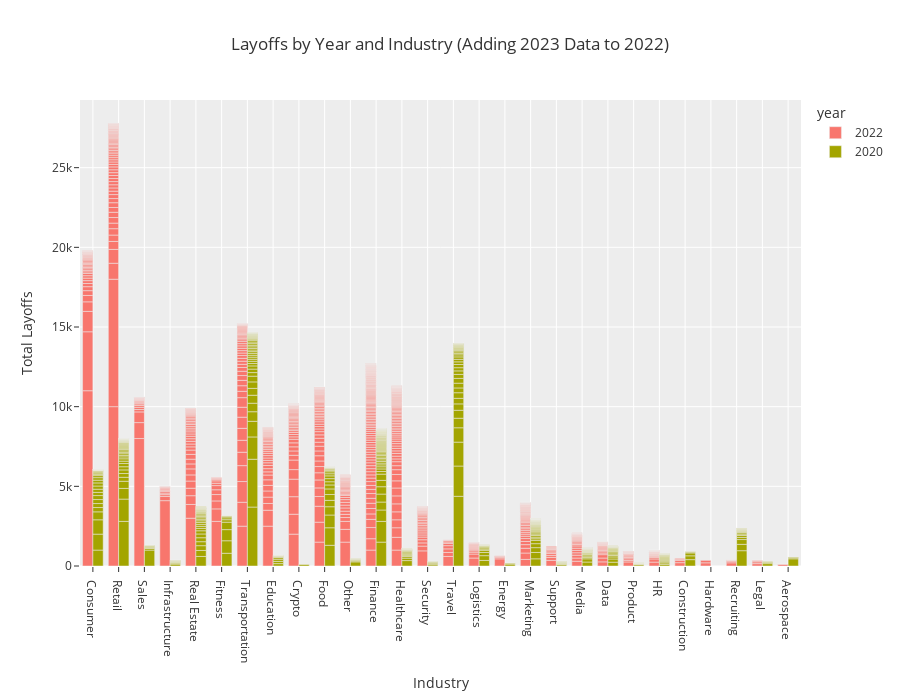

This figure's notebook cell:
### Code cell
fig = px.bar(df_23is22[(df_23is22['year'] == '2020') | (df_23is22['year'] == '2022')].sort_values(by=['total_laid_off'],
             ascending=False), 
             x="industry",
             y="total_laid_off",
             color='year', barmode='group',
             height=700,
             template = 'ggplot2',
             title="Layoffs by Year and Industry (Adding 2023 Data to 2022)",
             labels={'industry': 'Industry', 'total_laid_off':'Total Layoffs'})
fig.update_layout(title_x=0.5)
fig.show()

### Figure 1 — Plotly figure (JSON) as saved in the notebook; plotly's stock layout.template omitted (floating-point values rounded to 4 significant figures; data arrays with more than 128 entries replaced by an {"elided": "..."} marker saying what was removed)
{"data": [{"alignmentgroup": "True", "hovertemplate": "year=2022<br>Industry=%{x}<br>Total Layoffs=%{y}<extra></extra>", "legendgroup": "2022", "marker": {"color": "#F8766D", "pattern": {"shape": ""}}, "name": "2022", "offsetgroup": "2022", "orientation": "v", "showlegend": true, "textposition": "auto", "type": "bar", "x": {"elided": "811 str values"}, "xaxis": "x", "y": {"elided": "811 float values"}, "yaxis": "y"}, {"alignmentgroup": "True", "hovertemplate": "year=2020<br>Industry=%{x}<br>Total Layoffs=%{y}<extra></extra>", "legendgroup": "2020", "marker": {"color": "#A3A500", "pattern": {"shape": ""}}, "name": "2020", "offsetgroup": "2020", "orientation": "v", "showlegend": true, "textposition": "auto", "type": "bar", "x": {"elided": "476 str values"}, "xaxis": "x", "y": {"elided": "476 float values"}, "yaxis": "y"}], "layout": {"barmode": "group", "height": 700, "legend": {"title": {"text": "year"}, "tracegroupgap": 0}, "title": {"text": "Layoffs by Year and Industry (Adding 2023 Data to 2022)", "x": 0.5}, "xaxis": {"anchor": "y", "domain": [0, 1], "title": {"text": "Industry"}}, "yaxis": {"anchor": "x", "domain": [0, 1], "title": {"text": "Total Layoffs"}}}}
